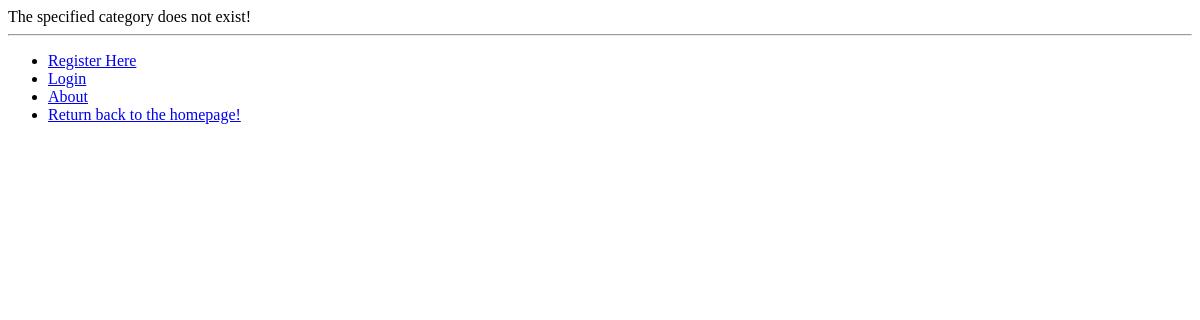
Page /rango/category/as/ on the earlier database version.
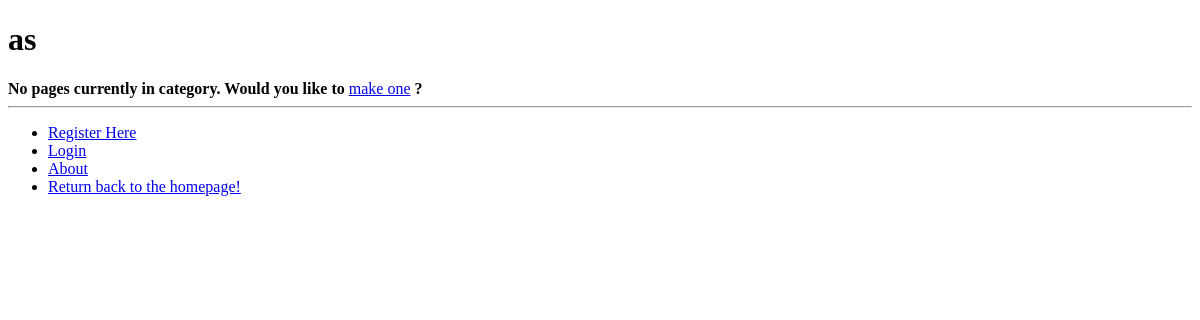
Same page on the later database version.
### rango/models.py (models this page shows, shortened)
class Category(models.Model):
        name = models.CharField(max_length=128, unique=True)
        views = models.IntegerField(default=0)
        likes = models.IntegerField(default=0)
        slug = models.SlugField()

### rango/views.py (the view)
# urls.py: url(r'^category/(?P<category_name_slug>[\w\-]+)/$', views.category, name='category'),
def category(request, category_name_slug):
    context_dict = {}
    try:
        category = Category.objects.get(slug=category_name_slug)
        context_dict['category_name'] = category.name
        pages = Page.objects.filter(category=category)
        context_dict['pages'] = pages
        context_dict['category'] = category
    except Category.DoesNotExist:
        pass
    return render(request, 'rango/category.html', context_dict)

### templates/rango/category.html (shortened to what this page needs)
{% extends 'rango/base.html' %}
{% load staticfiles %}
{% block body_block %}
        {%if category %}
        <h1>{{ category_name }}</h1>
            {% if pages %}
            <ul>
                {% for page in pages %}
                <li><a href="{{ page.url }}">{{ page.title }}</a></li>
                {% endfor %}
            </ul><br/>
		{% if user.is_authenticated %}
            <strong>Would you like to add more </strong>
		<a href="{% url 'add_page' category.slug %}">pages</a>
            <strong>?</strong>
		{% else %}
		{% endif %}
            {% else %}
                <strong>No pages currently in category. Would you like to </strong>
                <a href="/rango/category/{{category.slug}}/add_page/">make one</a>
                <strong>?</strong>
            {% endif %}
        {% else %}
            The specified category {{ category_name }} does not exist!
        {% endif %}
{% endblock %}

Differences in the rows shown:
added Category: name "as"
Other differences:
text no longer shown: "The specified category does not exist!"
text now shown: "No pages currently in category. Would you like to make one ?"
